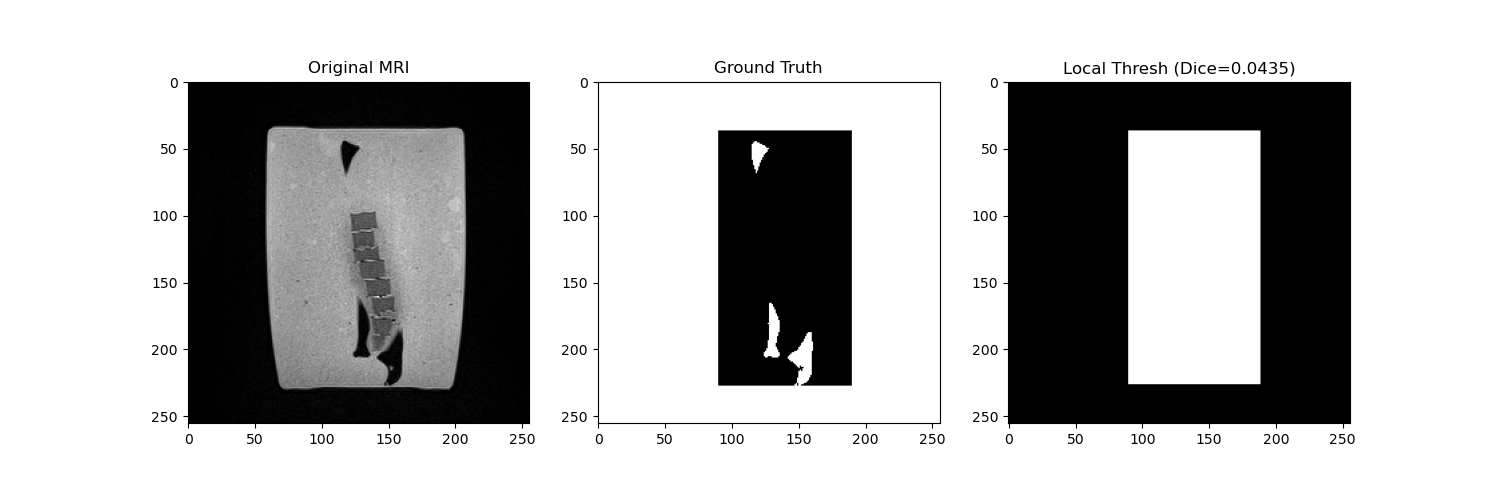

The Python source for this figure:
import os
import pydicom
import nibabel as nib
import numpy as np
import pandas as pd
import matplotlib.pyplot as plt
from skimage.morphology import closing, opening, ball
from scipy.ndimage import binary_fill_holes, label
from skimage.metrics import hausdorff_distance
from skimage.filters import threshold_sauvola

def load_dicom_series(directory):
    files = [pydicom.dcmread(os.path.join(directory, f)) for f in os.listdir(directory) if f.endswith('.dcm')]
    files.sort(key=lambda x: int(x.InstanceNumber))
    return np.stack([f.pixel_array for f in files]).astype(float)

def dice_coefficient(y_true, y_pred):
    intersection = np.sum(y_true * y_pred)
    sum_total = np.sum(y_true) + np.sum(y_pred)
    if sum_total == 0: return 1.0
    return (2. * intersection) / sum_total

def keep_top_2_components(mask):
    labeled, n = label(mask)
    if n <= 2:
        return mask
    sizes = np.bincount(labeled.ravel())
    sizes[0] = 0
    top2 = np.argsort(sizes)[-2:]
    return np.isin(labeled, top2)

def main():
    script_dir = os.path.dirname(os.path.abspath(__file__))
    root_dir = os.path.dirname(script_dir)
    mri_path = os.path.join(root_dir, 'MRI')
    gt_path = os.path.join(root_dir, 'bone_mask.nii')
    
    print("Loading data...")
    mri_volume = load_dicom_series(mri_path).astype(float)
    ground_truth = nib.load(gt_path).get_fdata().astype(bool)
    
    ROI = (37, 227, 90, 189)
    y1, y2, x1, x2 = ROI
    
    results_file = os.path.join(script_dir, 'top_optuna_results_local.csv')
    df = pd.read_csv(results_file).sort_values(by='score', ascending=False)
    best_params = df.iloc[0]
    
    window_size = int(best_params['window_size'])
    k = best_params['k']
    polarity = best_params['polarity']
    radius_closing = int(best_params['radius_closing'])
    radius_opening = int(best_params['radius_opening'])
    
    print(f"Applying Sauvola local thresholding with window_size={window_size}, k={k}")

    roi_pixels = mri_volume[1:-1, y1:y2, x1:x2]
    thresh = threshold_sauvola(roi_pixels, window_size=window_size, k=k)

    if polarity == 'low':
        seg_roi = roi_pixels < thresh
    else:
        seg_roi = roi_pixels >= thresh

    # Post-processing
    seg_roi = closing(seg_roi, ball(radius_closing))
    seg_roi = binary_fill_holes(seg_roi)
    seg_roi = opening(seg_roi, ball(radius_opening))

    # Full volume
    seg = np.zeros_like(mri_volume, dtype=bool)
    seg[1:-1, y1:y2, x1:x2] = seg_roi

    # Component selection
    seg = keep_top_2_components(seg)

    dice = dice_coefficient(ground_truth[1:-1, y1:y2, x1:x2], seg[1:-1, y1:y2, x1:x2])
    hd = hausdorff_distance(ground_truth[1:-1, y1:y2, x1:x2], seg[1:-1, y1:y2, x1:x2])
    
    print(f"Final Dice: {dice:.4f}")
    print(f"Final Hausdorff: {hd:.4f}")
    
    slice_idx = mri_volume.shape[0] // 2
    plt.figure(figsize=(15, 5))
    plt.subplot(131)
    plt.imshow(mri_volume[slice_idx], cmap='gray')
    plt.title('Original MRI')
    plt.subplot(132)
    plt.imshow(ground_truth[slice_idx], cmap='gray')
    plt.title('Ground Truth')
    plt.subplot(133)
    plt.imshow(seg[slice_idx], cmap='gray')
    plt.title(f'Local Thresh (Dice={dice:.4f})')
    plt.savefig(os.path.join(script_dir, 'final_segmentation_local.png'))
    
    nib.save(nib.Nifti1Image(seg.astype(np.float32), np.eye(4)), 
             os.path.join(script_dir, 'final_bone_mask_local.nii'))
    print(f"Results saved in {script_dir}")

if __name__ == "__main__":
    main()
